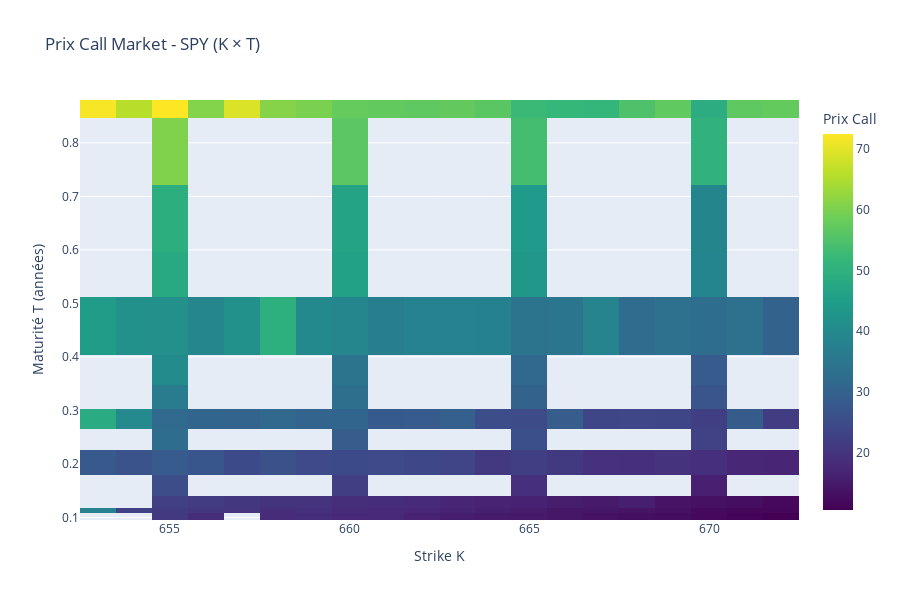
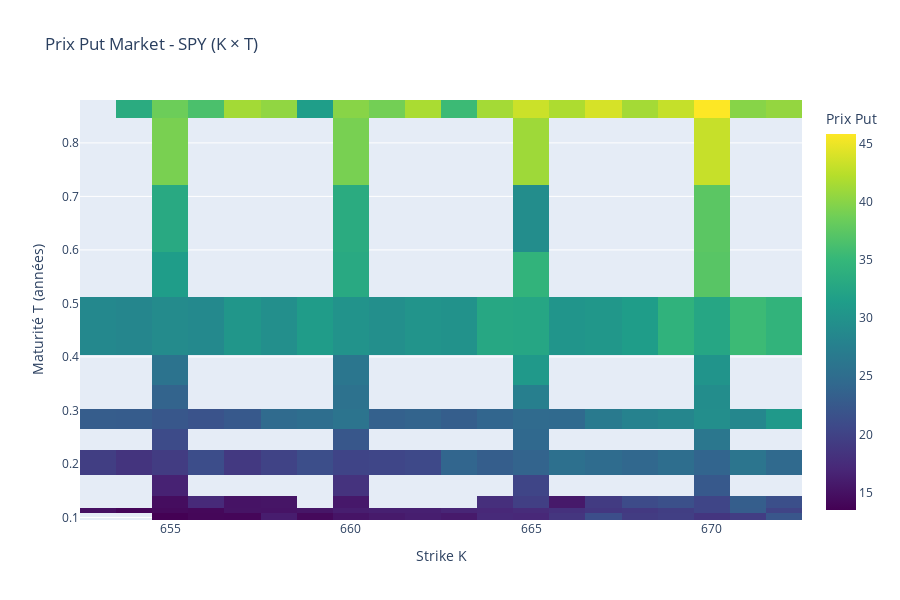

The notebook cell these images were saved under, in order:
### Markdown cell above
## 8. ÉTAPE 2: Heatmap des Prix Market

### Code cell
print("=" * 80)
print("ÉTAPE 2: Heatmap des Prix Market (K × T)")
print("=" * 80)

# Utiliser les grilles exactes de yfinance
call_prices_market = np.full((len(T_grid_market), len(K_grid_market)), np.nan)
put_prices_market = np.full((len(T_grid_market), len(K_grid_market)), np.nan)

print(f"\nMapping exact des prix market sur la grille K × T (valeurs yfinance)...")

for i, T in enumerate(T_grid_market):
    for j, K in enumerate(K_grid_market):
        # Trouver le prix exact pour (K, T)
        call_match = calls_df[(calls_df["K"] == K) & (calls_df["T"] == T)]
        put_match = puts_df[(puts_df["K"] == K) & (puts_df["T"] == T)]
        
        if len(call_match) > 0:
            call_prices_market[i, j] = call_match["C_mkt"].iloc[0]
        
        if len(put_match) > 0:
            put_prices_market[i, j] = put_match["P_mkt"].iloc[0]

num_call_prices = np.sum(~np.isnan(call_prices_market))
num_put_prices = np.sum(~np.isnan(put_prices_market))
total_points = len(T_grid_market) * len(K_grid_market)
print(f"\n✓ Prix market mappés")
print(f"  Calls: {num_call_prices}/{total_points} points ({100*num_call_prices/total_points:.1f}%)")
print(f"  Puts:  {num_put_prices}/{total_points} points ({100*num_put_prices/total_points:.1f}%)")

# Créer les heatmaps avec plotly
K_mesh_market, T_mesh_market = np.meshgrid(K_grid_market, T_grid_market)

fig_call_market = go.Figure(
    data=go.Heatmap(
        x=K_grid_market,
        y=T_grid_market,
        z=call_prices_market,
        colorscale="Viridis",
        colorbar=dict(title="Prix Call"),
    )
)
fig_call_market.update_layout(
    title=f"Prix Call Market - {TICKER} (K × T)",
    xaxis_title="Strike K",
    yaxis_title="Maturité T (années)",
    width=900, height=600
)
fig_call_market.show()

fig_put_market = go.Figure(
    data=go.Heatmap(
        x=K_grid_market,
        y=T_grid_market,
        z=put_prices_market,
        colorscale="Viridis",
        colorbar=dict(title="Prix Put"),
    )
)
fig_put_market.update_layout(
    title=f"Prix Put Market - {TICKER} (K × T)",
    xaxis_title="Strike K",
    yaxis_title="Maturité T (années)",
    width=900, height=600
)
fig_put_market.show()

print(f"\n✓ Heatmaps des prix market affichées")

### Figure 1 — Plotly figure (JSON) as saved in the notebook; plotly's stock layout.template omitted (floating-point values rounded to 4 significant figures; data arrays with more than 128 entries replaced by an {"elided": "..."} marker saying what was removed)
{"data": [{"colorbar": {"title": {"text": "Prix Call"}}, "colorscale": [[0, "#440154"], [0.1111, "#482878"], [0.2222, "#3e4989"], [0.3333, "#31688e"], [0.4444, "#26828e"], [0.5556, "#1f9e89"], [0.6667, "#35b779"], [0.7778, "#6ece58"], [0.8889, "#b5de2b"], [1, "#fde725"]], "type": "heatmap", "x": [653.0, 654.0, 655.0, 656.0, 657.0, 658.0, 659.0, 660.0, 661.0, 662.0, 663.0, 664.0, 665.0, 666.0, 667.0, 668.0, 669.0, 670.0, 671.0, 672.0], "y": [0.1021, 0.1158, 0.1213, 0.1596, 0.198, 0.2555, 0.2747, 0.3322, 0.3624, 0.4445, 0.5788, 0.6117, 0.8309, 0.8637], "z": {"elided": "14x20 float values"}}], "layout": {"height": 600, "title": {"text": "Prix Call Market - SPY (K × T)"}, "width": 900, "xaxis": {"title": {"text": "Strike K"}}, "yaxis": {"title": {"text": "Maturité T (années)"}}}}

### Figure 2 — Plotly figure (JSON) as saved in the notebook; plotly's stock layout.template omitted (floating-point values rounded to 4 significant figures; data arrays with more than 128 entries replaced by an {"elided": "..."} marker saying what was removed)
{"data": [{"colorbar": {"title": {"text": "Prix Put"}}, "colorscale": [[0, "#440154"], [0.1111, "#482878"], [0.2222, "#3e4989"], [0.3333, "#31688e"], [0.4444, "#26828e"], [0.5556, "#1f9e89"], [0.6667, "#35b779"], [0.7778, "#6ece58"], [0.8889, "#b5de2b"], [1, "#fde725"]], "type": "heatmap", "x": [653.0, 654.0, 655.0, 656.0, 657.0, 658.0, 659.0, 660.0, 661.0, 662.0, 663.0, 664.0, 665.0, 666.0, 667.0, 668.0, 669.0, 670.0, 671.0, 672.0], "y": [0.1021, 0.1158, 0.1213, 0.1596, 0.198, 0.2555, 0.2747, 0.3322, 0.3624, 0.4445, 0.5788, 0.6117, 0.8309, 0.8637], "z": {"elided": "14x20 float values"}}], "layout": {"height": 600, "title": {"text": "Prix Put Market - SPY (K × T)"}, "width": 900, "xaxis": {"title": {"text": "Strike K"}}, "yaxis": {"title": {"text": "Maturité T (années)"}}}}
